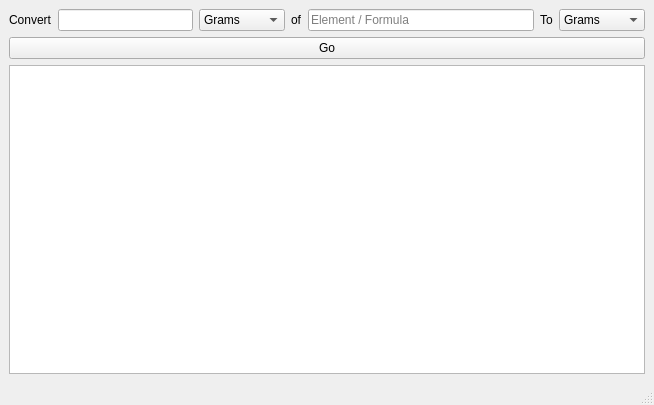
<?xml version="1.0" encoding="UTF-8"?>
<ui version="4.0">
 <class>MainWindow</class>
 <widget class="QMainWindow" name="MainWindow">
  <property name="geometry">
   <rect>
    <x>0</x>
    <y>0</y>
    <width>654</width>
    <height>405</height>
   </rect>
  </property>
  <property name="windowTitle">
   <string>MainWindow</string>
  </property>
  <widget class="QWidget" name="centralwidget">
   <layout class="QVBoxLayout" name="verticalLayout">
    <item>
     <layout class="QHBoxLayout" name="horizontalLayout_3">
      <item>
       <widget class="QLabel" name="label_2">
        <property name="text">
         <string>Convert</string>
        </property>
       </widget>
      </item>
      <item>
       <layout class="QHBoxLayout" name="horizontalLayout">
        <item>
         <widget class="QLineEdit" name="amountEdit"/>
        </item>
        <item>
         <widget class="QComboBox" name="unitSel_1">
          <item>
           <property name="text">
            <string>Grams</string>
           </property>
          </item>
          <item>
           <property name="text">
            <string>Moles</string>
           </property>
          </item>
          <item>
           <property name="text">
            <string>Molecules</string>
           </property>
          </item>
          <item>
           <property name="text">
            <string>Atoms</string>
           </property>
          </item>
         </widget>
        </item>
       </layout>
      </item>
      <item>
       <widget class="QLabel" name="label_3">
        <property name="text">
         <string>of</string>
        </property>
       </widget>
      </item>
      <item>
       <widget class="QLineEdit" name="formulaEdit">
        <property name="placeholderText">
         <string>Element / Formula</string>
        </property>
       </widget>
      </item>
      <item>
       <widget class="QLabel" name="label">
        <property name="text">
         <string>To</string>
        </property>
       </widget>
      </item>
      <item>
       <layout class="QHBoxLayout" name="horizontalLayout_2">
        <item>
         <widget class="QComboBox" name="unitSel_2">
          <item>
           <property name="text">
            <string>Grams</string>
           </property>
          </item>
          <item>
           <property name="text">
            <string>Moles</string>
           </property>
          </item>
          <item>
           <property name="text">
            <string>Molecules</string>
           </property>
          </item>
          <item>
           <property name="text">
            <string>Atoms</string>
           </property>
          </item>
         </widget>
        </item>
       </layout>
      </item>
     </layout>
    </item>
    <item>
     <widget class="QPushButton" name="pushButton">
      <property name="text">
       <string>Go</string>
      </property>
     </widget>
    </item>
    <item>
     <widget class="QTextBrowser" name="textBrowser">
      <property name="sizePolicy">
       <sizepolicy hsizetype="Minimum" vsizetype="Minimum">
        <horstretch>0</horstretch>
        <verstretch>0</verstretch>
       </sizepolicy>
      </property>
      <property name="minimumSize">
       <size>
        <width>0</width>
        <height>200</height>
       </size>
      </property>
     </widget>
    </item>
   </layout>
  </widget>
  <widget class="QMenuBar" name="menubar">
   <property name="geometry">
    <rect>
     <x>0</x>
     <y>0</y>
     <width>654</width>
     <height>21</height>
    </rect>
   </property>
  </widget>
  <widget class="QStatusBar" name="statusbar"/>
 </widget>
 <resources/>
 <connections/>
</ui>
